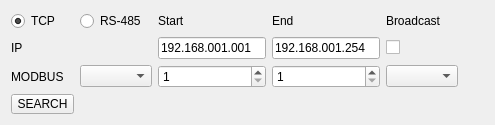
<?xml version="1.0" encoding="UTF-8"?>
<ui version="4.0">
 <class>searchClass</class>
 <widget class="QWidget" name="searchClass">
  <property name="enabled">
   <bool>true</bool>
  </property>
  <property name="geometry">
   <rect>
    <x>0</x>
    <y>0</y>
    <width>495</width>
    <height>122</height>
   </rect>
  </property>
  <property name="sizePolicy">
   <sizepolicy hsizetype="Preferred" vsizetype="Maximum">
    <horstretch>0</horstretch>
    <verstretch>0</verstretch>
   </sizepolicy>
  </property>
  <property name="maximumSize">
   <size>
    <width>16777215</width>
    <height>122</height>
   </size>
  </property>
  <property name="windowTitle">
   <string>search</string>
  </property>
  <layout class="QGridLayout" name="gridLayout">
   <item row="4" column="2">
    <widget class="QSpinBox" name="spinBox_1">
     <property name="minimum">
      <number>1</number>
     </property>
     <property name="maximum">
      <number>247</number>
     </property>
    </widget>
   </item>
   <item row="4" column="3">
    <widget class="QSpinBox" name="spinBox_2">
     <property name="minimum">
      <number>1</number>
     </property>
     <property name="maximum">
      <number>247</number>
     </property>
    </widget>
   </item>
   <item row="3" column="2">
    <widget class="QLineEdit" name="lineEdit_IP1">
     <property name="enabled">
      <bool>true</bool>
     </property>
     <property name="sizePolicy">
      <sizepolicy hsizetype="Fixed" vsizetype="Fixed">
       <horstretch>50</horstretch>
       <verstretch>0</verstretch>
      </sizepolicy>
     </property>
     <property name="text">
      <string notr="true">192.168.001.001</string>
     </property>
    </widget>
   </item>
   <item row="3" column="3">
    <widget class="QLineEdit" name="lineEdit_IP2">
     <property name="sizePolicy">
      <sizepolicy hsizetype="Fixed" vsizetype="Fixed">
       <horstretch>50</horstretch>
       <verstretch>0</verstretch>
      </sizepolicy>
     </property>
     <property name="text">
      <string notr="true">192.168.001.254</string>
     </property>
    </widget>
   </item>
   <item row="2" column="2">
    <widget class="QLabel" name="label_Start">
     <property name="sizePolicy">
      <sizepolicy hsizetype="Preferred" vsizetype="Minimum">
       <horstretch>0</horstretch>
       <verstretch>0</verstretch>
      </sizepolicy>
     </property>
     <property name="text">
      <string>Start </string>
     </property>
    </widget>
   </item>
   <item row="2" column="3">
    <widget class="QLabel" name="label_End">
     <property name="sizePolicy">
      <sizepolicy hsizetype="Preferred" vsizetype="Minimum">
       <horstretch>0</horstretch>
       <verstretch>0</verstretch>
      </sizepolicy>
     </property>
     <property name="text">
      <string>End</string>
     </property>
    </widget>
   </item>
   <item row="3" column="0">
    <widget class="QLabel" name="label_IP">
     <property name="text">
      <string>IP</string>
     </property>
    </widget>
   </item>
   <item row="4" column="0">
    <widget class="QLabel" name="label_MODBUS">
     <property name="text">
      <string notr="true">MODBUS</string>
     </property>
    </widget>
   </item>
   <item row="4" column="5">
    <spacer name="horizontalSpacer">
     <property name="orientation">
      <enum>Qt::Horizontal</enum>
     </property>
     <property name="sizeHint" stdset="0">
      <size>
       <width>40</width>
       <height>20</height>
      </size>
     </property>
    </spacer>
   </item>
   <item row="4" column="1">
    <widget class="QComboBox" name="comboBox_ComPort"/>
   </item>
   <item row="5" column="0">
    <widget class="QPushButton" name="pushButton_SEARCH">
     <property name="maximumSize">
      <size>
       <width>63</width>
       <height>20</height>
      </size>
     </property>
     <property name="text">
      <string>SEARCH</string>
     </property>
     <property name="checkable">
      <bool>true</bool>
     </property>
    </widget>
   </item>
   <item row="3" column="4">
    <widget class="QCheckBox" name="checkBox_Broadcast">
     <property name="layoutDirection">
      <enum>Qt::LeftToRight</enum>
     </property>
     <property name="text">
      <string/>
     </property>
    </widget>
   </item>
   <item row="4" column="4">
    <widget class="QComboBox" name="comboBox_BaudRate"/>
   </item>
   <item row="2" column="4">
    <widget class="QLabel" name="label_Broadcast">
     <property name="text">
      <string>Broadcast</string>
     </property>
    </widget>
   </item>
   <item row="2" column="0">
    <widget class="QRadioButton" name="radioButton_LAN">
     <property name="text">
      <string notr="true">TCP</string>
     </property>
     <property name="checked">
      <bool>true</bool>
     </property>
    </widget>
   </item>
   <item row="2" column="1">
    <widget class="QRadioButton" name="radioButton_COM">
     <property name="text">
      <string>RS-485</string>
     </property>
     <property name="checked">
      <bool>false</bool>
     </property>
    </widget>
   </item>
  </layout>
 </widget>
 <layoutdefault spacing="6" margin="11"/>
 <resources/>
 <connections/>
</ui>
